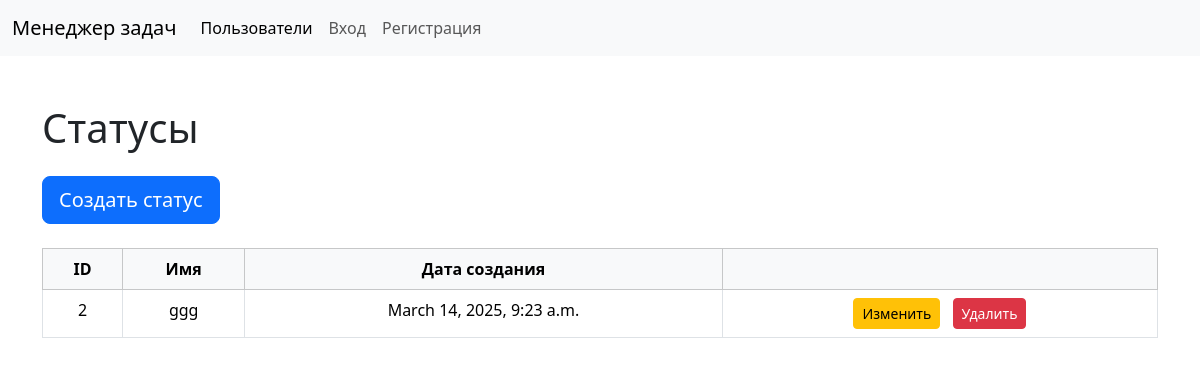
The app's page /statuses/, older data.
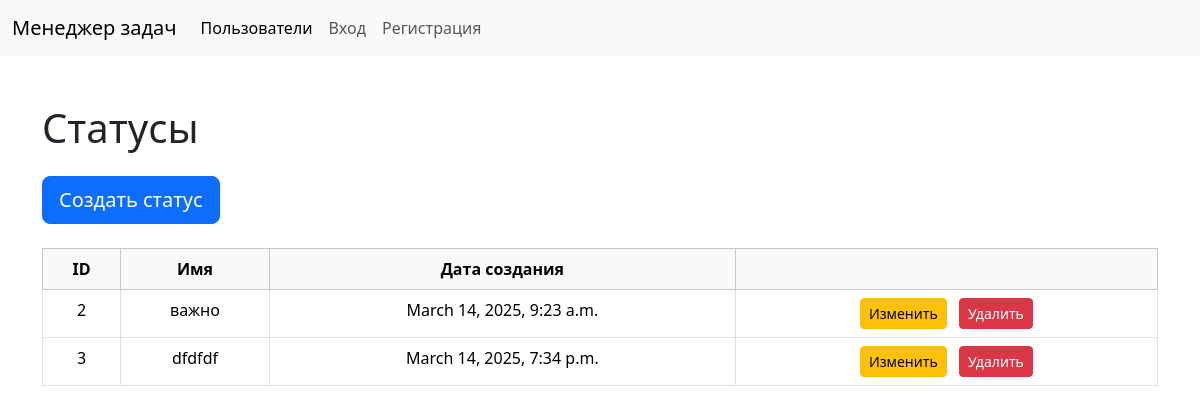
The same page, newer data.
### task_manager/statuses/models.py (models this page shows, shortened)
class Status(models.Model):
    name = models.CharField(max_length=255, unique=True)
    created_at = models.DateTimeField(auto_now_add=True)

### task_manager/statuses/views.py (the view)
# urls.py: path("", views.StatusListView.as_view(), name="status_list"),
class StatusListView(ListView):
    model = Status
    template_name = "status_list.html"
    context_object_name = "statuses"

### task_manager/statuses/templates/status_list.html (shortened to what this page needs)
{% extends 'layout.html' %}
{% block content %}
    <h1 class="mb-4">Статусы</h1>
    <div>
        <a href="{% url 'statuses:status_create' %}" class="btn btn-primary btn-lg mb-4">Создать статус</a>
    </div>
    <div>
        <table data-test="urls" class="table table-bordered table-hover text-center">
            <thead class="table-light">
                <tr>
                    <th scope="col">ID</th>
                    <th scope="col">Имя</th>
                    <th scope="col">Дата создания</th>
                    <th scope="col"></th>
                </tr>
            </thead>
            <tbody>
                {% for status in statuses %}
                <tr>
                    <td>{{ status.id }}</td>
                    <td>{{ status.name }}</td>
                    <td>{{ status.created_at}}</td>
                    <td class="text-center">
                        <a href="{% url 'statuses:status_update' status.id %}" class="btn btn-sm btn-warning me-2">
                             Изменить
                        </a>
                        <a href="{% url 'statuses:status_delete' status.id %}" class="btn btn-sm btn-danger">
                             Удалить
                        </a>
                    </td>
                </tr>
                {% endfor %}
            </tbody>
        </table>
    </div>
</div>
{% endblock %}

Row changes from the older to the newer data that the page shows:
changed Status id 2: name "ggg" → "важно"
added Status: id "3", name "dfdfdf", created_at "March 14, 2025, 7:34 p.m."
